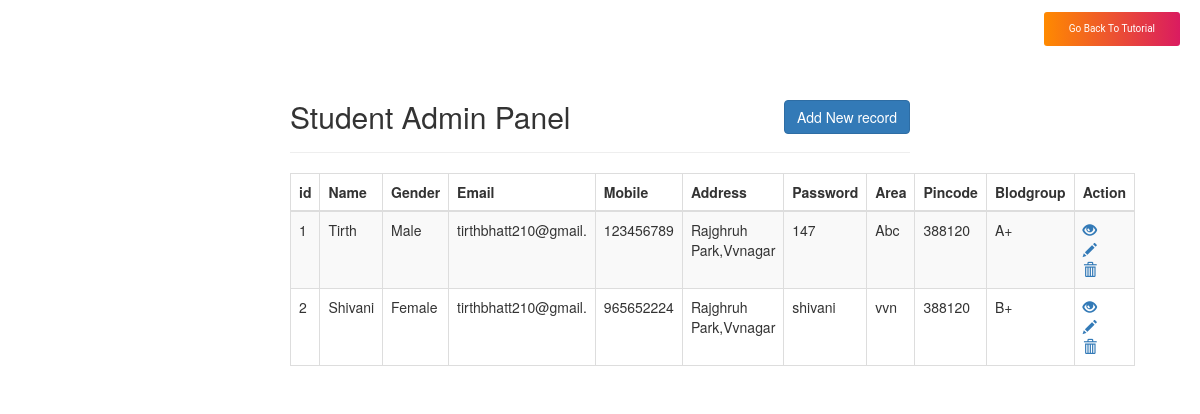
The app's page /task6,7,8/student/crud/index.php with its own data.
### tables this page shows
CREATE TABLE `st_tbl` (
  `st_id` int(11) NOT NULL,
  `st_name` char(20) NOT NULL,
  `st_gender` text NOT NULL,
  `st_dob` date NOT NULL,
  `st_email` varchar(20) NOT NULL,
  `st_mobile` bigint(10) NOT NULL,
  `st_address` varchar(50) NOT NULL,
  `st_password` varchar(20) NOT NULL,
  `st_area` varchar(20) NOT NULL,
  `st_pincode` int(10) NOT NULL,
  `st_blodgroup` varchar(10) NOT NULL,
  `is_delete` varchar(10) NOT NULL
);

### task6,7,8/student/crud/index.php (the view, shortened to what this page needs)
<!DOCTYPE html>
<html lang="en">
<head>
    <link rel="stylesheet" href="https://maxcdn.bootstrapcdn.com/bootstrap/3.3.7/css/bootstrap.css">
</head>
<body>
            <header>
        <a href="https://www.htmlhints.com/article/24/user-registration-system-using-php-and-mysql-database" class="hh_button">Go Back To Tutorial</a>
      </header>
    <div class="wrapper">
        <div class="container-fluid">
            <div class="row">
                <div class="col-md-12">
                    <div class="page-header clearfix">
                        <h2 class="pull-left">Student Admin Panel</h2>
                        <a href="create.php" class="btn btn-primary pull-right">Add New record</a>
                    </div>
                    <?php
                    require_once "config.php";
                    $sql = "SELECT * FROM st_tbl";
                    if($result = mysqli_query($link, $sql)){
                        if(mysqli_num_rows($result) > 0){
                            echo "<table class='table table-bordered table-striped'>";
                                echo "<thead>";
                                    echo "<tr>";
                                        echo "<th>id</th>";
                                        echo "<th>Name</th>";
                                        echo "<th>Gender</th>";
                                        echo "<th>Email</th>";
                                        echo "<th>Mobile</th>";
                                        echo "<th>Address</th>";
                                        echo "<th>Password</th>";
                                        echo "<th>Area</th>";
                                        echo "<th>Pincode</th>";
                                        echo "<th>Blodgroup</th>";
                                        echo "<th>Action</th>";
                                    echo "</tr>";
                                echo "</thead>";
                                echo "<tbody>";
                                while($row = mysqli_fetch_array($result)){
                                    echo "<tr>";
                                        echo "<td>" . $row['st_id'] . "</td>";
                                        echo "<td>" . $row['st_name'] . "</td>";
                                        echo "<td>" . $row['st_gender'] . "</td>";
										echo "<td>" . $row['st_email'] . "</td>";
										echo "<td>" . $row['st_mobile'] . "</td>";
										echo "<td>" . $row['st_address'] . "</td>";
										echo "<td>" . $row['st_password'] . "</td>";
										echo "<td>" . $row['st_area'] . "</td>";
										echo "<td>" . $row['st_pincode'] . "</td>";
										echo "<td>" . $row['st_blodgroup'] . "</td>";
                                        echo "<td>";
                                            echo "<a href='read.php?id=". $row['st_id'] ."' title='View Record' data-toggle='tooltip'><span class='glyphicon glyphicon-eye-open'></span></a>";
                                            echo "<a href='update.php?id=". $row['st_id'] ."' title='Update Record' data-toggle='tooltip'><span class='glyphicon glyphicon-pencil'></span></a>";
                                            echo "<a href='delete.php?id=". $row['st_id'] ."' title='Delete Record' data-toggle='tooltip'><span class='glyphicon glyphicon-trash'></span></a>";
                                        echo "</td>";
                                    echo "</tr>";
                                }
                                echo "</tbody>";
                            echo "</table>";
                        } else{
                            echo "<p class='lead'><em>No Record Found.</em></p>";
                        }
                    } else{
                        echo "ERROR: Could not able to execute $sql. " . mysqli_error($link);
                    }
                    ?>
                </div>
            </div>
        </div>
    </div>
</body>
</html>

### task6,7,8/student/crud/index.php (style rules this page uses)
.wrapper { width: 650px; margin: 0 auto; }
.page-header h2 { margin-top: 0; }
table tr td:last-child a { margin-right: 15px; }
.hh_button { display: inline-block; text-decoration: none; background: linear-gradient(to right,#ff8a00,#da1b60); border: none; color: white; padding: 10px 25px; font-size: 1rem; border-radius: 3px; cursor: pointer; font-family: 'Roboto', sans-serif; position: relative; margin-top: 30px; margin: 0px; position: absolute; right: 20px; top: 1.5%; }
header { color: white; padding: 20px; margin-bottom: 20px; }
header a, header a:hover { text-decoration: none; color: white; }

### records on screen
st_tbl: st_id "1", st_name "Tirth", st_gender "Male", st_email "tirthbhatt210@gmail.", st_mobile "123456789", st_address "Rajghruh Park,Vvnagar", st_password "147", st_area "Abc", st_pincode "388120", st_blodgroup "A+"
st_tbl: st_id "2", st_name "Shivani", st_gender "Female", st_email "tirthbhatt210@gmail.", st_mobile "965652224", st_address "Rajghruh Park,Vvnagar", st_password "shivani", st_area "vvn", st_pincode "388120", st_blodgroup "B+"
